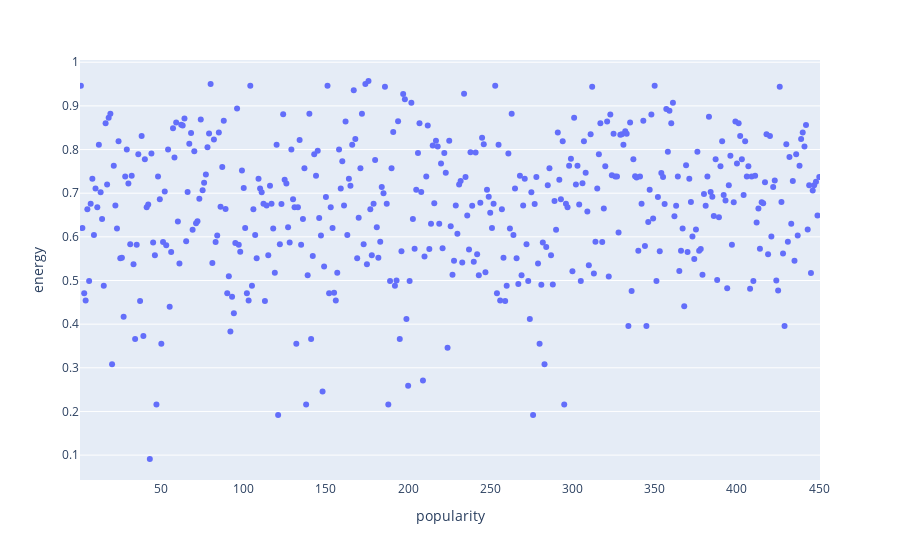

This figure's notebook cell:
### Code cell
px.strip(df, x = 'popularity', y='energy')
#musicas mais animadas mais populares

### Figure 1 — Plotly figure (JSON) as saved in the notebook; plotly's stock layout.template omitted (floating-point values rounded to 4 significant figures; data arrays with more than 128 entries replaced by an {"elided": "..."} marker saying what was removed)
{"data": [{"alignmentgroup": "True", "boxpoints": "all", "fillcolor": "rgba(255,255,255,0)", "hoveron": "points", "hovertemplate": "popularity=%{x}<br>energy=%{y}<extra></extra>", "legendgroup": "", "line": {"color": "rgba(255,255,255,0)"}, "marker": {"color": "#636efa"}, "name": "", "offsetgroup": "", "orientation": "v", "pointpos": 0, "showlegend": false, "type": "box", "x": {"elided": "450 int values"}, "x0": " ", "xaxis": "x", "y": {"elided": "450 float values"}, "y0": " ", "yaxis": "y"}], "layout": {"boxmode": "group", "legend": {"tracegroupgap": 0}, "margin": {"t": 60}, "xaxis": {"anchor": "y", "domain": [0, 1], "title": {"text": "popularity"}}, "yaxis": {"anchor": "x", "domain": [0, 1], "title": {"text": "energy"}}}}
